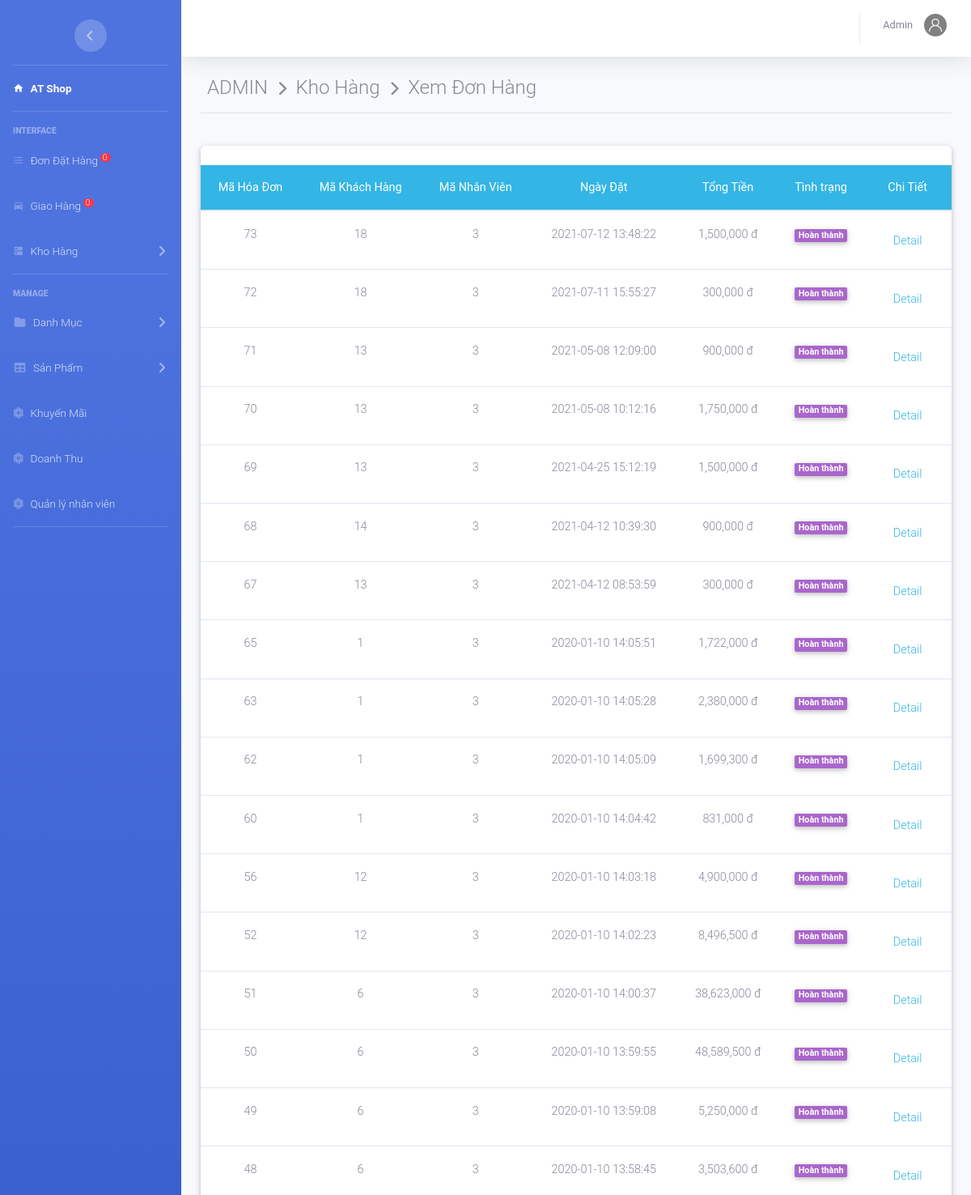
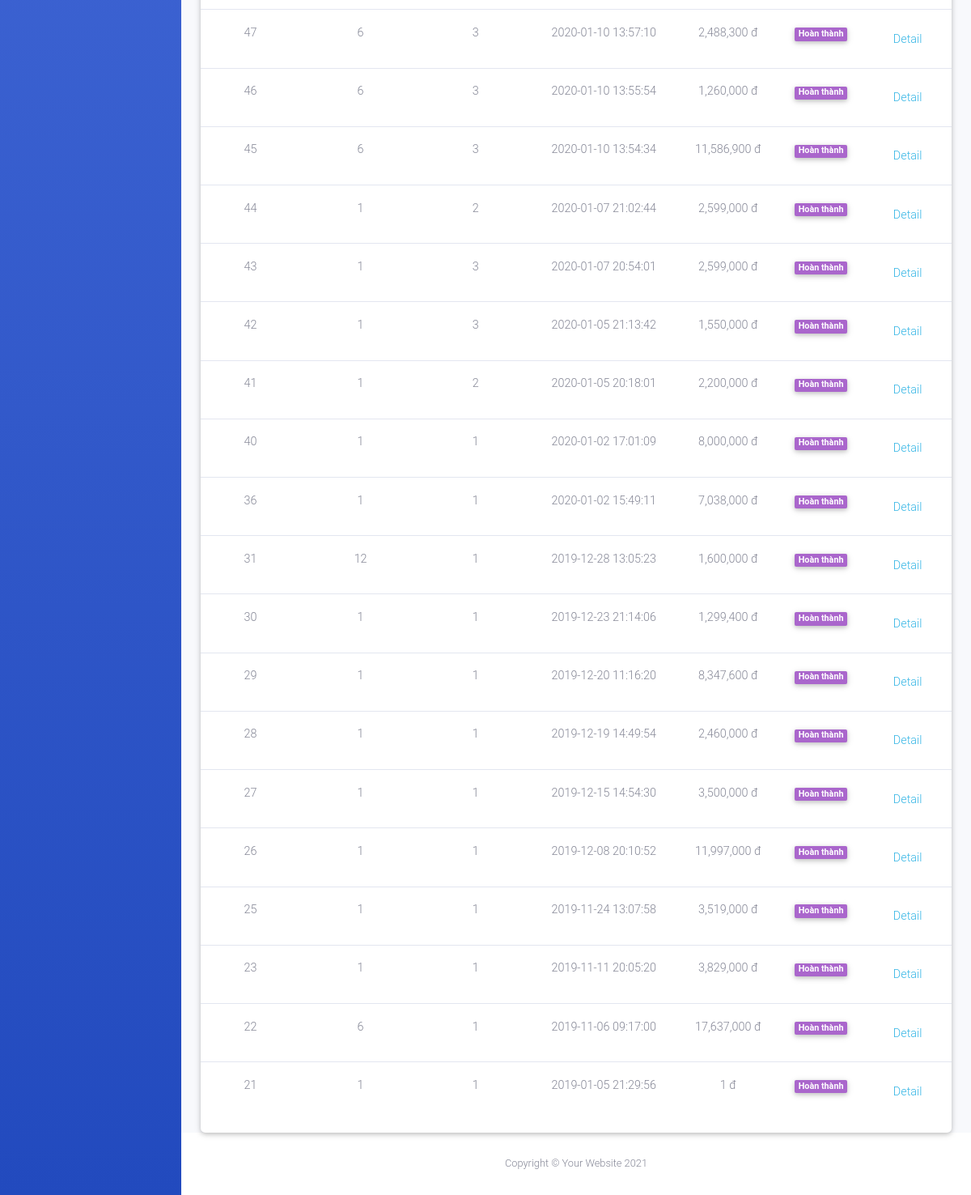
Screenshot of /admin/index.php?action=kho&view=xemdh (signed in) with the database file from the repository (2 pictures, top to bottom).
### tables this page shows
CREATE TABLE `hoadon` (
  `MaHD` int(11) NOT NULL,
  `MaKH` int(11) NOT NULL,
  `MaNV` int(11) DEFAULT NULL,
  `NgayDat` datetime DEFAULT current_timestamp(),
  `NgayGiao` datetime DEFAULT NULL,
  `TinhTrang` varchar(20) DEFAULT NULL,
  `TongTien` decimal(10,0) NOT NULL,
  `MaNVGH` varchar(50) DEFAULT NULL
);

### admin/kho/dondathang.php (the view, shortened to what this page needs)
<?php
	$sql="select * from hoadon  where (TinhTrang ='đã duyệt' or TinhTrang ='hoàn thành')  Order by NgayDat DESC ";
	$rs=mysqli_query($conn,$sql);
?>
<div class="container-fluid">
	<div class="page-header">
	  <h4 class="page-title">
	     ADMIN  &#160;<i class="fas fa-chevron-right" style="font-size: 18px"></i>&#160; Kho Hàng &#160;<i class="fas fa-chevron-right" style="font-size: 18px"></i>&#160; Xem Đơn Hàng</h4>
	</div><hr><br>
	<div class="row">
      <div class="col-md-12 grid-margin stretch-card">
        <div class="card">
		<br>
             <table class="table table-hover  text-center " >
				<thead class="badge-info">
					<tr>
						<th>Mã Hóa Đơn</th> <th>Mã Khách Hàng</th><th>Mã Nhân Viên</th><th>Ngày Đặt</th><th>Tổng Tiền</th><th>Tình trạng</th><th>Chi Tiết</th>
					</tr>
				</thead>
				<tbody>
			 		<?php
				 	while ($row=mysqli_fetch_array($rs)) { ?>
						<tr>
							<td><?php echo $row['MaHD']; ?></td>
							<td><?php echo $row['MaKH']; ?></td>
							<td><?php echo $row['MaNV']; ?></td>
							<td><?php echo $row['NgayDat']; ?></td>
							<td><?php echo number_format($row['TongTien']).' đ'; ?></td>
							<td><?php if ($row['TinhTrang']==='Đã duyệt') {?>
								<label class="badge badge-warning"><font style="vertical-align: inherit;">
									<font style="vertical-align: inherit;">Đã duyệt</font></font>
								</label>
							<?php }elseif ($row['TinhTrang']==='hoàn thành') { ?>
								<label class="badge badge-secondary"><font style="vertical-align: inherit;">
									<font style="vertical-align: inherit;">Hoàn thành</font></font>
								</label>
							<?php } ?>
							</td>
							<td><a class="nav-link text-info" href="index.php?action=kho&view=chitietdh&mahd=<?php echo $row['MaHD']; ?>" >Detail </a></td>
						</tr>
		 			<?php	} ?>
				</tbody>
			</table>
            </div>
          </div>
      </div>
</div>

### rows the page displays
hoadon: MaHD "73", MaKH "18", MaNV "3", NgayDat "2021-07-12 13:48:22", TongTien "1,500,000", TinhTrang "Hoàn thành"
hoadon: MaHD "72", MaKH "18", MaNV "3", NgayDat "2021-07-11 15:55:27", TongTien "300,000", TinhTrang "Hoàn thành"
hoadon: MaHD "71", MaKH "13", MaNV "3", NgayDat "2021-05-08 12:09:00", TongTien "900,000", TinhTrang "Hoàn thành"
hoadon: MaHD "70", MaKH "13", MaNV "3", NgayDat "2021-05-08 10:12:16", TongTien "1,750,000", TinhTrang "Hoàn thành"
hoadon: MaHD "69", MaKH "13", MaNV "3", NgayDat "2021-04-25 15:12:19", TongTien "1,500,000", TinhTrang "Hoàn thành"
hoadon: MaHD "68", MaKH "14", MaNV "3", NgayDat "2021-04-12 10:39:30", TongTien "900,000", TinhTrang "Hoàn thành"
hoadon: MaHD "67", MaKH "13", MaNV "3", NgayDat "2021-04-12 08:53:59", TongTien "300,000", TinhTrang "Hoàn thành"
hoadon: MaHD "65", MaKH "1", MaNV "3", NgayDat "2020-01-10 14:05:51", TongTien "1,722,000", TinhTrang "Hoàn thành"
hoadon: MaHD "63", MaKH "1", MaNV "3", NgayDat "2020-01-10 14:05:28", TongTien "2,380,000", TinhTrang "Hoàn thành"
hoadon: MaHD "62", MaKH "1", MaNV "3", NgayDat "2020-01-10 14:05:09", TongTien "1,699,300", TinhTrang "Hoàn thành"
hoadon: MaHD "60", MaKH "1", MaNV "3", NgayDat "2020-01-10 14:04:42", TongTien "831,000", TinhTrang "Hoàn thành"
hoadon: MaHD "56", MaKH "12", MaNV "3", NgayDat "2020-01-10 14:03:18", TongTien "4,900,000", TinhTrang "Hoàn thành"
hoadon: MaHD "52", MaKH "12", MaNV "3", NgayDat "2020-01-10 14:02:23", TongTien "8,496,500", TinhTrang "Hoàn thành"
hoadon: MaHD "51", MaKH "6", MaNV "3", NgayDat "2020-01-10 14:00:37", TongTien "38,623,000", TinhTrang "Hoàn thành"
hoadon: MaHD "50", MaKH "6", MaNV "3", NgayDat "2020-01-10 13:59:55", TongTien "48,589,500", TinhTrang "Hoàn thành"
hoadon: MaHD "49", MaKH "6", MaNV "3", NgayDat "2020-01-10 13:59:08", TongTien "5,250,000", TinhTrang "Hoàn thành"
hoadon: MaHD "48", MaKH "6", MaNV "3", NgayDat "2020-01-10 13:58:45", TongTien "3,503,600", TinhTrang "Hoàn thành"
hoadon: MaHD "47", MaKH "6", MaNV "3", NgayDat "2020-01-10 13:57:10", TongTien "2,488,300", TinhTrang "Hoàn thành"
hoadon: MaHD "46", MaKH "6", MaNV "3", NgayDat "2020-01-10 13:55:54", TongTien "1,260,000", TinhTrang "Hoàn thành"
hoadon: MaHD "45", MaKH "6", MaNV "3", NgayDat "2020-01-10 13:54:34", TongTien "11,586,900", TinhTrang "Hoàn thành"
hoadon: MaHD "44", MaKH "1", MaNV "2", NgayDat "2020-01-07 21:02:44", TongTien "2,599,000", TinhTrang "Hoàn thành"
hoadon: MaHD "43", MaKH "1", MaNV "3", NgayDat "2020-01-07 20:54:01", TongTien "2,599,000", TinhTrang "Hoàn thành"
hoadon: MaHD "42", MaKH "1", MaNV "3", NgayDat "2020-01-05 21:13:42", TongTien "1,550,000", TinhTrang "Hoàn thành"
hoadon: MaHD "41", MaKH "1", MaNV "2", NgayDat "2020-01-05 20:18:01", TongTien "2,200,000", TinhTrang "Hoàn thành"
hoadon: MaHD "40", MaKH "1", MaNV "1", NgayDat "2020-01-02 17:01:09", TongTien "8,000,000", TinhTrang "Hoàn thành"
hoadon: MaHD "36", MaKH "1", MaNV "1", NgayDat "2020-01-02 15:49:11", TongTien "7,038,000", TinhTrang "Hoàn thành"
hoadon: MaHD "31", MaKH "12", MaNV "1", NgayDat "2019-12-28 13:05:23", TongTien "1,600,000", TinhTrang "Hoàn thành"
hoadon: MaHD "30", MaKH "1", MaNV "1", NgayDat "2019-12-23 21:14:06", TongTien "1,299,400", TinhTrang "Hoàn thành"
hoadon: MaHD "29", MaKH "1", MaNV "1", NgayDat "2019-12-20 11:16:20", TongTien "8,347,600", TinhTrang "Hoàn thành"
hoadon: MaHD "28", MaKH "1", MaNV "1", NgayDat "2019-12-19 14:49:54", TongTien "2,460,000", TinhTrang "Hoàn thành"
hoadon: MaHD "27", MaKH "1", MaNV "1", NgayDat "2019-12-15 14:54:30", TongTien "3,500,000", TinhTrang "Hoàn thành"
hoadon: MaHD "26", MaKH "1", MaNV "1", NgayDat "2019-12-08 20:10:52", TongTien "11,997,000", TinhTrang "Hoàn thành"
hoadon: MaHD "25", MaKH "1", MaNV "1", NgayDat "2019-11-24 13:07:58", TongTien "3,519,000", TinhTrang "Hoàn thành"
hoadon: MaHD "23", MaKH "1", MaNV "1", NgayDat "2019-11-11 20:05:20", TongTien "3,829,000", TinhTrang "Hoàn thành"
hoadon: MaHD "22", MaKH "6", MaNV "1", NgayDat "2019-11-06 09:17:00", TongTien "17,637,000", TinhTrang "Hoàn thành"
hoadon: MaHD "21", MaKH "1", MaNV "1", NgayDat "2019-01-05 21:29:56", TongTien "1", TinhTrang "Hoàn thành"

### other values shown
$dem "0"
$nv['TenNV'] "Admin"
